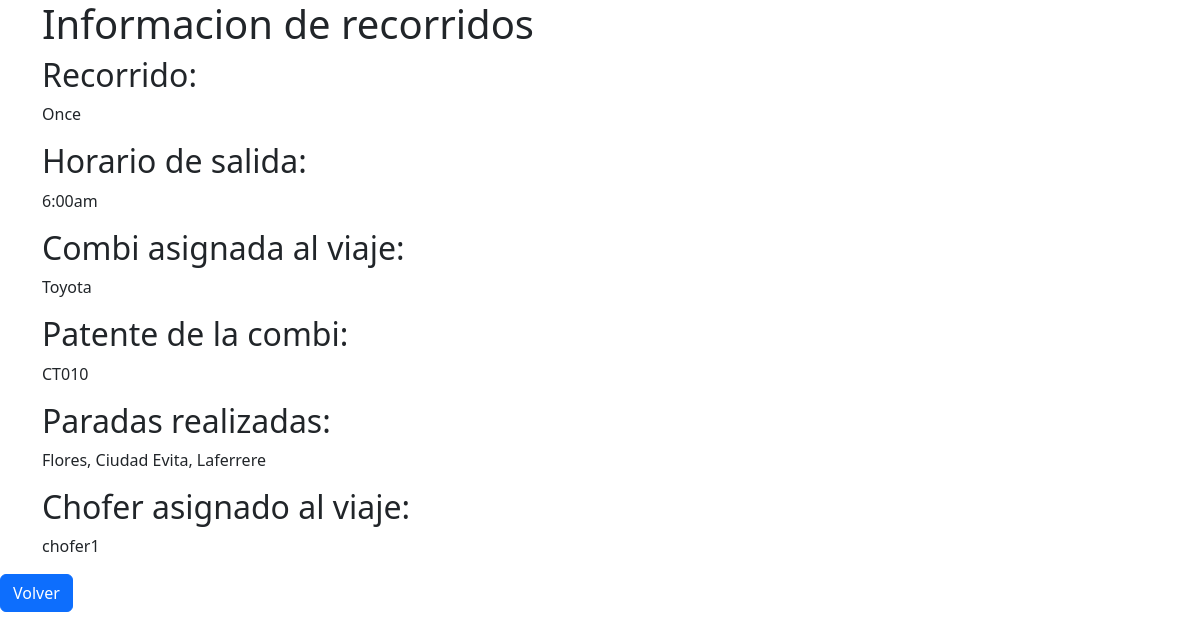
Page /inforecfijos/infomacionrec.php/?txtID=1 on the committed database.
### tables this page shows
CREATE TABLE `recorridofijo1` (
  `id` int(11) NOT NULL,
  `salida` varchar(100) NOT NULL,
  `horario` varchar(100) NOT NULL,
  `id_combiasignada` int(11) NOT NULL,
  `id_choferasignado` int(11) NOT NULL,
  `paradas_recorrido` varchar(250) NOT NULL
);

### inforecfijos/infomacionrec.php (the view, shortened to what this page needs)
<?php
include("../administrador/configuracion/bd.php");
$url_base = "http://localhost/pcfinal/";
if (isset($_GET['txtID'])) {
    $txtID = $_GET['txtID'];
    $select = "SELECT * FROM recorridofijo1 WHERE id = '$txtID'";
    $consulta = mysqli_query($conn, $select);
    $lectura = mysqli_fetch_array($consulta);
    $query  = "SELECT *,(SELECT modelo_combi
FROM combis
WHERE combis.id = recorridofijo1.id_combiasignada limit 1) as combienuso,(SELECT patente_combi
FROM combis
WHERE combis.id = recorridofijo1.id_combiasignada limit 1) as patente,(SELECT capacidad_combi
FROM combis
WHERE combis.id = recorridofijo1.id_combiasignada limit 1) as capacidad,(SELECT nombrechofer
FROM choferes
WHERE choferes.id = recorridofijo1.id_choferasignado limit 1) as choferasignado
FROM recorridofijo1  WHERE id = '$txtID'";
    $consulta = mysqli_query($conn, $query);
}
?>
<!doctype html>
<html lang="en">
<head>
    <link href="https://cdn.jsdelivr.net/npm/bootstrap@5.2.1/dist/css/bootstrap.min.css" rel="stylesheet">
</head>
<body>
    <main class="container">
        <h1>Informacion de recorridos</h1>
        <h2>Recorrido:</h2>
        <p><?php if (isset($lectura['salida'])) {
                echo $lectura['salida'];
            } ?>
        <h2>Horario de salida:</h2>
        <p><?php echo $lectura['horario']; ?></p>
        <h2>Combi asignada al viaje:</h2>
        <?php foreach ($consulta as $registro) { ?>
            <p><?php echo $registro['combienuso']; ?></p>
            <h2>Patente de la combi:</h2>
            <p><?php echo $registro['patente']; ?></p>
        <?php } ?>
        <h2>Paradas realizadas:</h2>
        <p><?php echo $lectura['paradas_recorrido']; ?></p>
        <h2>Chofer asignado al viaje:</h2>
        <?php foreach ($consulta as $registro) { ?>
            <p><?php echo $registro['choferasignado']; ?></p>
        <?php } ?>
    </main>
    <footer>
        <a name="" id="" class="btn btn-primary" href="<?php echo $url_base ?>servicios.php" role="button">Volver</a>
    </footer>
</body>
</html>

### rows in the picture
recorridofijo1: salida "Once", horario "6:00am", combienuso "Toyota", patente "CT010", paradas_recorrido "Flores, Ciudad Evita, Laferrere", choferasignado "chofer1"
